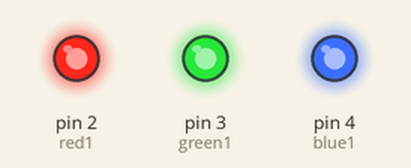
The sketch below on a simulated Arduino Uno, built with avr-gcc and run on an emulated ATmega328P. Shown: output pins drawn as LEDs (lit = HIGH).

Above: at 0.5 s.
At 5.5 s:
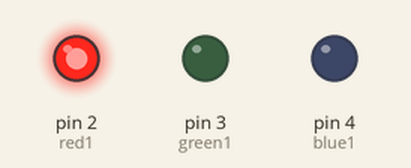
At 8.5 s:
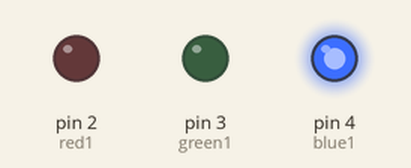
At 11.5 s:
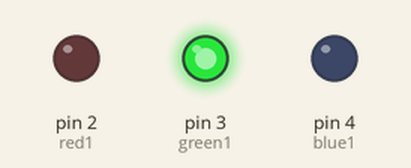
Timing chart, 0 to 18.9 s (numbered marks = the images above):
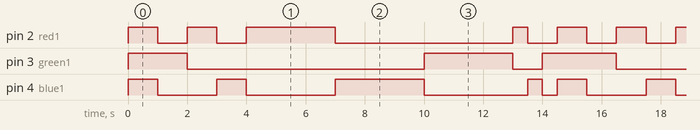

Measured:
- by itself, pin 2 (red1): repeats every 14.5 s: LOW 1.0 s, HIGH 1.0 s, LOW 1.0 s, HIGH 3.0 s, LOW 6.0 s, HIGH 0.50 s, LOW 1.0 s, HIGH 1.0 s
- by itself, pin 3 (green1): repeats every 14.5 s: LOW 8.0 s, HIGH 3.0 s, LOW 1.0 s, HIGH 2.5 s
- by itself, pin 4 (blue1): repeats every 14.5 s: LOW 2.0 s, HIGH 1.0 s, LOW 3.0 s, HIGH 3.0 s, LOW 3.5 s, HIGH 0.50 s, LOW 0.50 s, HIGH 1.0 s

The sketch:

Traffic_light.ino
```cpp
const int red1 = 2;
const int green1 = 3;
const int  blue1= 4;

//const int red2= 5;
//const int yellow2 = 6;
//const int green2= 7;


void setup() {
  pinMode(red1, OUTPUT);
  pinMode(blue1, OUTPUT);
  pinMode(green1, OUTPUT);
  //pinMode(red2, OUTPUT);
  //pinMode(yellow2, OUTPUT);
  //pinMode(green2, OUTPUT);


}

void loop() {
  digitalWrite( green1, HIGH);
  digitalWrite( red1, HIGH);
  digitalWrite( blue1, HIGH);
  delay(1000);

  digitalWrite(green1, HIGH);
  digitalWrite( blue1, LOW);
  digitalWrite( red1, LOW);
  delay(1000);

  digitalWrite(red1, HIGH);
  digitalWrite(green1, LOW);
  digitalWrite( blue1, LOW);
  delay(1000);

  digitalWrite(blue1, HIGH);
  digitalWrite(red1, LOW);
  digitalWrite( green1, LOW);
  delay(1000);

  digitalWrite(red1, HIGH);
  digitalWrite( blue1, LOW);
  digitalWrite( green1, LOW);
  delay(3000);
digitalWrite(blue1, HIGH);
  digitalWrite( green1, LOW);
  digitalWrite( red1, LOW);
  delay(3000);
digitalWrite(green1, HIGH);
  digitalWrite( blue1, LOW);
  digitalWrite( red1, LOW);
  delay(3000);

digitalWrite(red1, HIGH);
  digitalWrite( blue1, LOW);
  digitalWrite( green1, LOW);
  delay(500);
digitalWrite(blue1, HIGH);
  digitalWrite( green1, LOW);
  digitalWrite( red1, LOW);
  delay(500);
digitalWrite(green1, HIGH);
  digitalWrite( blue1, LOW);
  digitalWrite( red1, LOW);
  delay(500);


}
```
